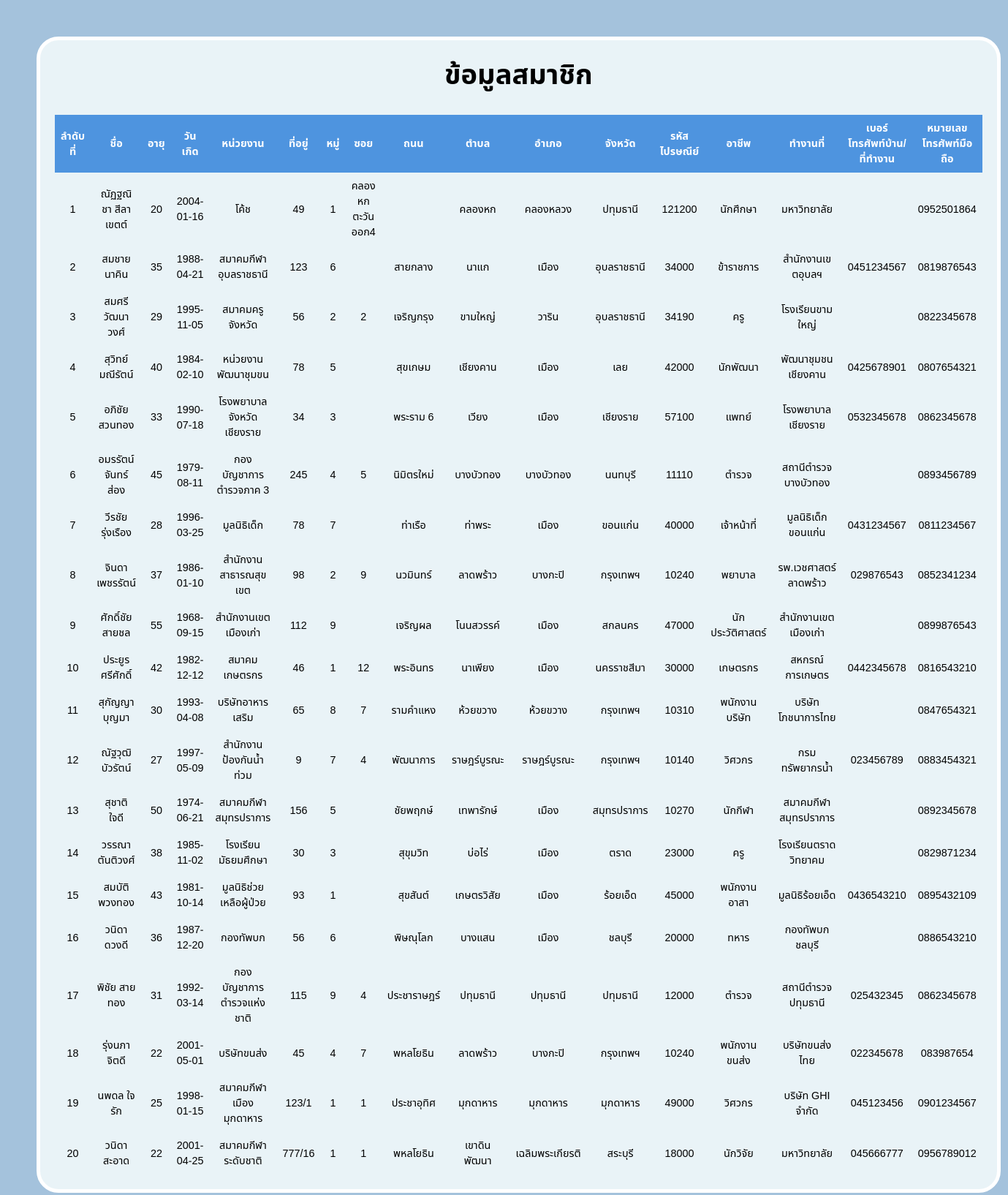
/Hw8/showdata.php, run on the app's committed database.
### tables this page shows
CREATE TABLE `members` (
  `id` int(11) NOT NULL,
  `name` varchar(100) NOT NULL,
  `age` int(11) NOT NULL,
  `birthdate` date NOT NULL,
  `organization` varchar(255) NOT NULL,
  `address` varchar(255) NOT NULL,
  `village` varchar(100) DEFAULT NULL,
  `soi` varchar(100) DEFAULT NULL,
  `street` varchar(100) DEFAULT NULL,
  `subdistrict` varchar(100) DEFAULT NULL,
  `district` varchar(100) DEFAULT NULL,
  `province` varchar(100) DEFAULT NULL,
  `postalcode` varchar(10) DEFAULT NULL,
  `occupation` varchar(100) DEFAULT NULL,
  `workplace` varchar(255) DEFAULT NULL,
  `homephone` varchar(15) DEFAULT NULL,
  `mobilephone` varchar(15) DEFAULT NULL
);

### Hw8/showdata.php (the view, shortened to what this page needs)
<?php
$servername = "localhost";
$username = "root";
$password = "";
$dbname = "dbhw8";
$conn = new mysqli($servername, $username, $password, $dbname);
$sql = "SELECT * FROM members";
$result = $conn->query($sql);
?>
<!DOCTYPE html>
<html lang="th">
<head>
    <link rel="stylesheet" href="style.css">
</head>
<body>
    <main>
        <h2>ข้อมูลสมาชิก</h2>
        <div class="table-responsive">
            <table>
                <tr>
                    <th>ลำดับที่</th>
                    <th>ชื่อ</th>
                    <th>อายุ</th>
                    <th>วันเกิด</th>
                    <th>หน่วยงาน</th>
                    <th>ที่อยู่</th>
                    <th>หมู่</th>
                    <th>ซอย</th>
                    <th>ถนน</th>
                    <th>ตำบล</th>
                    <th>อำเภอ</th>
                    <th>จังหวัด</th>
                    <th>รหัสไปรษณีย์</th>
                    <th>อาชีพ</th>
                    <th>ทำงานที่</th>
                    <th>เบอร์โทรศัพท์บ้าน/ที่ทำงาน</th>
                    <th>หมายเลขโทรศัพท์มือถือ</th>
                </tr>
        <?php
        if ($result->num_rows > 0) {
            while($row = $result->fetch_assoc()) {
                echo "<tr>
                    <td>" . $row["id"] . "</td>
                    <td>" . $row["name"] . "</td>
                    <td>" . $row["age"] . "</td>
                    <td>" . $row["birthdate"] . "</td>
                    <td>" . $row["organization"] . "</td>
                    <td>" . $row["address"] . "</td>
                    <td>" . $row["village"] . "</td>
                    <td>" . $row["soi"] . "</td>
                    <td>" . $row["street"] . "</td>
                    <td>" . $row["subdistrict"] . "</td>
                    <td>" . $row["district"] . "</td>
                    <td>" . $row["province"] . "</td>
                    <td>" . $row["postalcode"] . "</td>
                    <td>" . $row["occupation"] . "</td>
                    <td>" . $row["workplace"] . "</td>
                    <td>" . $row["homephone"] . "</td>
                    <td>" . $row["mobilephone"] . "</td>
                </tr>";
            }
        } else {
            echo "<tr><td colspan='16'>ไม่มีข้อมูลสมาชิก</td></tr>";
        }
        ?>
    </table>
        </div>
    </main>
</body>
</html>

### Hw8/style.css (style rules this page uses)
* { margin: 0; padding: 0; box-sizing: border-box; font-family: "Noto Sans Thai", sans-serif; text-decoration: none; background-color: #e9f3f7; }
body { padding: 50px; display: grid; background-color: #a4c2dc; }
main { width: 100%; padding: 20px; border-radius: 30px; border: 5px solid white; backdrop-filter: blur(25px); position: relative; text-align: center; }
h2 { font-size: 38px; text-align: center; margin-bottom: 25px; }
div { margin-top: 25px; }
.table-responsive { overflow-x: auto; display: flex; justify-content: center; margin-top: 20px; }
table { width: 100%; max-width: 600px; border-collapse: collapse; margin: 0 auto; }
th, td { padding: 8px; font-size: 0.9em; text-align: center; }
th { background-color: #4e94df; color: white; }
tr:nth-child(even) { background-color: #f2f2f2; }

### data on the page
members: id "1", name "ณัฏฐณิชา สีลาเขตต์", age "20", birthdate "2004-01-16", organization "โค้ช", address "49", village "1", soi "คลองหกตะวันออก4", subdistrict "คลองหก", district "คลองหลวง", province "ปทุมธานี", postalcode "121200", occupation "นักศึกษา", workplace "มหาวิทยาลัย", mobilephone "0952501864"
members: id "2", name "สมชาย นาคิน", age "35", birthdate "1988-04-21", organization "สมาคมกีฬาอุบลราชธานี", address "123", village "6", street "สายกลาง", subdistrict "นาแก", district "เมือง", province "อุบลราชธานี", postalcode "34000", occupation "ข้าราชการ", workplace "สำนักงานเขตอุบลฯ", homephone "0451234567", mobilephone "0819876543"
members: id "3", name "สมศรี วัฒนาวงศ์", age "29", birthdate "1995-11-05", organization "สมาคมครูจังหวัด", address "56", village "2", soi "2", street "เจริญกรุง", subdistrict "ขามใหญ่", district "วาริน", province "อุบลราชธานี", postalcode "34190", occupation "ครู", workplace "โรงเรียนขามใหญ่", mobilephone "0822345678"
members: id "4", name "สุวิทย์ มณีรัตน์", age "40", birthdate "1984-02-10", organization "หน่วยงานพัฒนาชุมขน", address "78", village "5", street "สุขเกษม", subdistrict "เชียงคาน", district "เมือง", province "เลย", postalcode "42000", occupation "นักพัฒนา", workplace "พัฒนาชุมชนเชียงคาน", homephone "0425678901", mobilephone "0807654321"
members: id "5", name "อภิชัย สวนทอง", age "33", birthdate "1990-07-18", organization "โรงพยาบาลจังหวัดเชียงราย", address "34", village "3", street "พระราม 6", subdistrict "เวียง", district "เมือง", province "เชียงราย", postalcode "57100", occupation "แพทย์", workplace "โรงพยาบาลเชียงราย", homephone "0532345678", mobilephone "0862345678"
members: id "6", name "อมรรัตน์ จันทร์ส่อง", age "45", birthdate "1979-08-11", organization "กองบัญชาการตำรวจภาค 3", address "245", village "4", soi "5", street "นิมิตรใหม่", subdistrict "บางบัวทอง", district "บางบัวทอง", province "นนทบุรี", postalcode "11110", occupation "ตำรวจ", workplace "สถานีตำรวจ บางบัวทอง", mobilephone "0893456789"
members: id "7", name "วีรชัย รุ่งเรือง", age "28", birthdate "1996-03-25", organization "มูลนิธิเด็ก", address "78", village "7", street "ท่าเรือ", subdistrict "ท่าพระ", district "เมือง", province "ขอนแก่น", postalcode "40000", occupation "เจ้าหน้าที่", workplace "มูลนิธิเด็กขอนแก่น", homephone "0431234567", mobilephone "0811234567"
members: id "8", name "จินดา เพชรรัตน์", age "37", birthdate "1986-01-10", organization "สำนักงานสาธารณสุขเขต", address "98", village "2", soi "9", street "นวมินทร์", subdistrict "ลาดพร้าว", district "บางกะปิ", province "กรุงเทพฯ", postalcode "10240", occupation "พยาบาล", workplace "รพ.เวชศาสตร์ ลาดพร้าว", homephone "029876543", mobilephone "0852341234"
members: id "9", name "ศักดิ์ชัย สายชล", age "55", birthdate "1968-09-15", organization "สำนักงานเขตเมืองเก่า", address "112", village "9", street "เจริญผล", subdistrict "โนนสวรรค์", district "เมือง", province "สกลนคร", postalcode "47000", occupation "นักประวัติศาสตร์", workplace "สำนักงานเขตเมืองเก่า", mobilephone "0899876543"
members: id "10", name "ประยูร ศรีศักดิ์", age "42", birthdate "1982-12-12", organization "สมาคมเกษตรกร", address "46", village "1", soi "12", street "พระอินทร", subdistrict "นาเพียง", district "เมือง", province "นครราชสีมา", postalcode "30000", occupation "เกษตรกร", workplace "สหกรณ์การเกษตร", homephone "0442345678", mobilephone "0816543210"
members: id "11", name "สุกัญญา บุญมา", age "30", birthdate "1993-04-08", organization "บริษัทอาหารเสริม", address "65", village "8", soi "7", street "รามคำแหง", subdistrict "ห้วยขวาง", district "ห้วยขวาง", province "กรุงเทพฯ", postalcode "10310", occupation "พนักงานบริษัท", workplace "บริษัทโภชนาการไทย", mobilephone "0847654321"
members: id "12", name "ณัฐวุฒิ บัวรัตน์", age "27", birthdate "1997-05-09", organization "สำนักงานป้องกันน้ำท่วม", address "9", village "7", soi "4", street "พัฒนาการ", subdistrict "ราษฎร์บูรณะ", district "ราษฎร์บูรณะ", province "กรุงเทพฯ", postalcode "10140", occupation "วิศวกร", workplace "กรมทรัพยากรน้ำ", homephone "023456789", mobilephone "0883454321"
members: id "13", name "สุชาติ ใจดี", age "50", birthdate "1974-06-21", organization "สมาคมกีฬาสมุทรปราการ", address "156", village "5", street "ชัยพฤกษ์", subdistrict "เทพารักษ์", district "เมือง", province "สมุทรปราการ", postalcode "10270", occupation "นักกีฬา", workplace "สมาคมกีฬา สมุทรปราการ", mobilephone "0892345678"
members: id "14", name "วรรณา ตันติวงศ์", age "38", birthdate "1985-11-02", organization "โรงเรียนมัธยมศึกษา", address "30", village "3", street "สุขุมวิท", subdistrict "บ่อไร่", district "เมือง", province "ตราด", postalcode "23000", occupation "ครู", workplace "โรงเรียนตราดวิทยาคม", mobilephone "0829871234"
members: id "15", name "สมบัติ พวงทอง", age "43", birthdate "1981-10-14", organization "มูลนิธิช่วยเหลือผู้ป่วย", address "93", village "1", street "สุขสันต์", subdistrict "เกษตรวิสัย", district "เมือง", province "ร้อยเอ็ด", postalcode "45000", occupation "พนักงานอาสา", workplace "มูลนิธิร้อยเอ็ด", homephone "0436543210", mobilephone "0895432109"
members: id "16", name "วนิดา ดวงดี", age "36", birthdate "1987-12-20", organization "กองทัพบก", address "56", village "6", street "พิษณุโลก", subdistrict "บางแสน", district "เมือง", province "ชลบุรี", postalcode "20000", occupation "ทหาร", workplace "กองทัพบกชลบุรี", mobilephone "0886543210"
members: id "17", name "พิชัย สายทอง", age "31", birthdate "1992-03-14", organization "กองบัญชาการตำรวจแห่งชาติ", address "115", village "9", soi "4", street "ประชาราษฎร์", subdistrict "ปทุมธานี", district "ปทุมธานี", province "ปทุมธานี", postalcode "12000", occupation "ตำรวจ", workplace "สถานีตำรวจปทุมธานี", homephone "025432345", mobilephone "0862345678"
members: id "18", name "รุ่งนภา จิตดี", age "22", birthdate "2001-05-01", organization "บริษัทขนส่ง", address "45", village "4", soi "7", street "พหลโยธิน", subdistrict "ลาดพร้าว", district "บางกะปิ", province "กรุงเทพฯ", postalcode "10240", occupation "พนักงานขนส่ง", workplace "บริษัทขนส่งไทย", homephone "022345678", mobilephone "083987654"
members: id "19", name "นพดล ใจรัก", age "25", birthdate "1998-01-15", organization "สมาคมกีฬาเมืองมุกดาหาร", address "123/1", village "1", soi "1", street "ประชาอุทิศ", subdistrict "มุกดาหาร", district "มุกดาหาร", province "มุกดาหาร", postalcode "49000", occupation "วิศวกร", workplace "บริษัท GHI จำกัด", homephone "045123456", mobilephone "0901234567"
members: id "20", name "วนิดา สะอาด", age "22", birthdate "2001-04-25", organization "สมาคมกีฬาระดับชาติ", address "777/16", village "1", soi "1", street "พหลโยธิน", subdistrict "เขาดินพัฒนา", district "เฉลิมพระเกียรติ", province "สระบุรี", postalcode "18000", occupation "นักวิจัย", workplace "มหาวิทยาลัย", homephone "045666777", mobilephone "0956789012"
